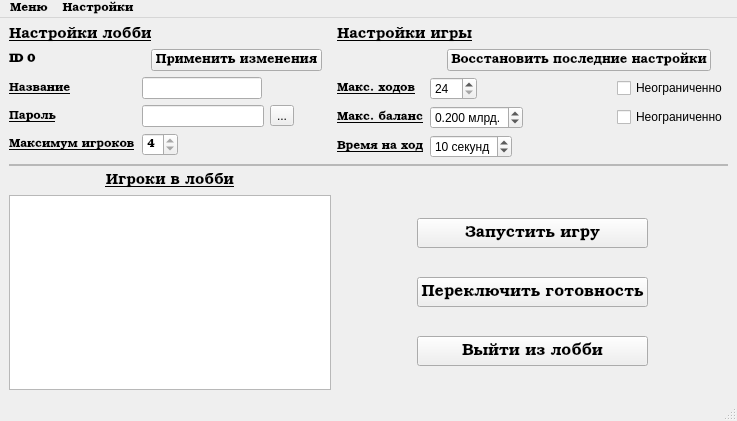
<?xml version="1.0" encoding="UTF-8"?>
<ui version="4.0">
 <class>LobbyWindow</class>
 <widget class="QMainWindow" name="LobbyWindow">
  <property name="geometry">
   <rect>
    <x>0</x>
    <y>0</y>
    <width>737</width>
    <height>421</height>
   </rect>
  </property>
  <property name="minimumSize">
   <size>
    <width>737</width>
    <height>421</height>
   </size>
  </property>
  <property name="maximumSize">
   <size>
    <width>788</width>
    <height>607</height>
   </size>
  </property>
  <property name="windowTitle">
   <string>Лобби</string>
  </property>
  <widget class="QWidget" name="glBaseGrid">
   <layout class="QGridLayout" name="gridLayout">
    <item row="0" column="1">
     <widget class="QLabel" name="lGameSettings">
      <property name="sizePolicy">
       <sizepolicy hsizetype="Preferred" vsizetype="Fixed">
        <horstretch>0</horstretch>
        <verstretch>0</verstretch>
       </sizepolicy>
      </property>
      <property name="font">
       <font>
        <family>Bookman Old Style</family>
        <pointsize>11</pointsize>
        <italic>false</italic>
        <bold>false</bold>
        <underline>true</underline>
        <strikeout>false</strikeout>
       </font>
      </property>
      <property name="text">
       <string>Настройки игры</string>
      </property>
     </widget>
    </item>
    <item row="0" column="0">
     <widget class="QLabel" name="lLobbySettings">
      <property name="sizePolicy">
       <sizepolicy hsizetype="Preferred" vsizetype="Fixed">
        <horstretch>0</horstretch>
        <verstretch>0</verstretch>
       </sizepolicy>
      </property>
      <property name="font">
       <font>
        <family>Bookman Old Style</family>
        <pointsize>11</pointsize>
        <bold>false</bold>
        <underline>true</underline>
       </font>
      </property>
      <property name="text">
       <string>Настройки лобби</string>
      </property>
     </widget>
    </item>
    <item row="2" column="0" colspan="2">
     <widget class="Line" name="line">
      <property name="lineWidth">
       <number>0</number>
      </property>
      <property name="midLineWidth">
       <number>2</number>
      </property>
      <property name="orientation">
       <enum>Qt::Horizontal</enum>
      </property>
     </widget>
    </item>
    <item row="1" column="1">
     <layout class="QGridLayout" name="glRightSettings">
      <item row="2" column="1">
       <layout class="QHBoxLayout" name="hlRow2_2">
        <item>
         <widget class="QDoubleSpinBox" name="dsbMaxBalance">
          <property name="suffix">
           <string> млрд.</string>
          </property>
          <property name="decimals">
           <number>3</number>
          </property>
          <property name="minimum">
           <double>0.010000000000000</double>
          </property>
          <property name="maximum">
           <double>2.000000000000000</double>
          </property>
          <property name="singleStep">
           <double>0.050000000000000</double>
          </property>
          <property name="value">
           <double>0.200000000000000</double>
          </property>
         </widget>
        </item>
        <item>
         <spacer name="horizontalSpacer_10">
          <property name="orientation">
           <enum>Qt::Horizontal</enum>
          </property>
          <property name="sizeHint" stdset="0">
           <size>
            <width>40</width>
            <height>20</height>
           </size>
          </property>
         </spacer>
        </item>
        <item>
         <widget class="QCheckBox" name="chbIsBalanceInfinite">
          <property name="text">
           <string>Неограниченно</string>
          </property>
         </widget>
        </item>
       </layout>
      </item>
      <item row="1" column="0">
       <widget class="QLabel" name="lMaxTurnsConst">
        <property name="font">
         <font>
          <family>Bookman Old Style</family>
          <underline>true</underline>
         </font>
        </property>
        <property name="text">
         <string>Макс. ходов</string>
        </property>
       </widget>
      </item>
      <item row="1" column="1">
       <layout class="QHBoxLayout" name="hlRow1_2">
        <item>
         <widget class="QSpinBox" name="sbMaxTurns">
          <property name="minimum">
           <number>24</number>
          </property>
          <property name="maximum">
           <number>128</number>
          </property>
         </widget>
        </item>
        <item>
         <spacer name="horizontalSpacer_8">
          <property name="orientation">
           <enum>Qt::Horizontal</enum>
          </property>
          <property name="sizeHint" stdset="0">
           <size>
            <width>40</width>
            <height>20</height>
           </size>
          </property>
         </spacer>
        </item>
        <item>
         <widget class="QCheckBox" name="chbAreTurnsInfinite">
          <property name="text">
           <string>Неограниченно</string>
          </property>
         </widget>
        </item>
       </layout>
      </item>
      <item row="3" column="0">
       <widget class="QLabel" name="lTurnTimeConst">
        <property name="font">
         <font>
          <family>Bookman Old Style</family>
          <underline>true</underline>
         </font>
        </property>
        <property name="text">
         <string>Время на ход</string>
        </property>
       </widget>
      </item>
      <item row="0" column="0">
       <widget class="QLabel" name="lSpacerConst">
        <property name="sizePolicy">
         <sizepolicy hsizetype="Preferred" vsizetype="Fixed">
          <horstretch>0</horstretch>
          <verstretch>0</verstretch>
         </sizepolicy>
        </property>
        <property name="text">
         <string/>
        </property>
       </widget>
      </item>
      <item row="3" column="1">
       <layout class="QHBoxLayout" name="hlRow3_2">
        <item>
         <widget class="QSpinBox" name="sbTurnTime">
          <property name="suffix">
           <string> секунд</string>
          </property>
          <property name="prefix">
           <string/>
          </property>
          <property name="minimum">
           <number>8</number>
          </property>
          <property name="maximum">
           <number>15</number>
          </property>
          <property name="value">
           <number>10</number>
          </property>
         </widget>
        </item>
        <item>
         <spacer name="horizontalSpacer_12">
          <property name="orientation">
           <enum>Qt::Horizontal</enum>
          </property>
          <property name="sizeHint" stdset="0">
           <size>
            <width>40</width>
            <height>20</height>
           </size>
          </property>
         </spacer>
        </item>
       </layout>
      </item>
      <item row="0" column="1">
       <layout class="QHBoxLayout" name="hlRow0_2">
        <item>
         <spacer name="horizontalSpacer_5">
          <property name="orientation">
           <enum>Qt::Horizontal</enum>
          </property>
          <property name="sizeHint" stdset="0">
           <size>
            <width>40</width>
            <height>20</height>
           </size>
          </property>
         </spacer>
        </item>
        <item>
         <widget class="QPushButton" name="bRestoreLastSettings">
          <property name="sizePolicy">
           <sizepolicy hsizetype="Expanding" vsizetype="Fixed">
            <horstretch>0</horstretch>
            <verstretch>0</verstretch>
           </sizepolicy>
          </property>
          <property name="font">
           <font>
            <family>Bookman Old Style</family>
            <pointsize>10</pointsize>
            <bold>false</bold>
           </font>
          </property>
          <property name="text">
           <string>Восстановить последние настройки</string>
          </property>
         </widget>
        </item>
        <item>
         <spacer name="horizontalSpacer_6">
          <property name="orientation">
           <enum>Qt::Horizontal</enum>
          </property>
          <property name="sizeHint" stdset="0">
           <size>
            <width>40</width>
            <height>20</height>
           </size>
          </property>
         </spacer>
        </item>
       </layout>
      </item>
      <item row="2" column="0">
       <widget class="QLabel" name="lMaxBalanceConst">
        <property name="font">
         <font>
          <family>Bookman Old Style</family>
          <underline>true</underline>
         </font>
        </property>
        <property name="text">
         <string>Макс. баланс</string>
        </property>
       </widget>
      </item>
     </layout>
    </item>
    <item row="1" column="0">
     <layout class="QGridLayout" name="glLeftSettings">
      <item row="1" column="0">
       <widget class="QLabel" name="lLobbyNameConst">
        <property name="font">
         <font>
          <family>Bookman Old Style</family>
          <underline>true</underline>
         </font>
        </property>
        <property name="text">
         <string>Название</string>
        </property>
       </widget>
      </item>
      <item row="1" column="1">
       <layout class="QHBoxLayout" name="hlRow1">
        <item>
         <widget class="QLineEdit" name="leLobbyName">
          <property name="font">
           <font>
            <family>Bookman Old Style</family>
           </font>
          </property>
          <property name="maxLength">
           <number>16</number>
          </property>
          <property name="readOnly">
           <bool>true</bool>
          </property>
         </widget>
        </item>
        <item>
         <spacer name="horizontalSpacer_9">
          <property name="orientation">
           <enum>Qt::Horizontal</enum>
          </property>
          <property name="sizeHint" stdset="0">
           <size>
            <width>40</width>
            <height>20</height>
           </size>
          </property>
         </spacer>
        </item>
        <item>
         <spacer name="horizontalSpacer_7">
          <property name="orientation">
           <enum>Qt::Horizontal</enum>
          </property>
          <property name="sizeHint" stdset="0">
           <size>
            <width>40</width>
            <height>20</height>
           </size>
          </property>
         </spacer>
        </item>
       </layout>
      </item>
      <item row="0" column="0">
       <widget class="QLabel" name="lLobbyUniqueId">
        <property name="sizePolicy">
         <sizepolicy hsizetype="Preferred" vsizetype="Fixed">
          <horstretch>0</horstretch>
          <verstretch>0</verstretch>
         </sizepolicy>
        </property>
        <property name="font">
         <font>
          <family>Bookman Old Style</family>
          <pointsize>9</pointsize>
          <bold>true</bold>
         </font>
        </property>
        <property name="text">
         <string>ID 0</string>
        </property>
       </widget>
      </item>
      <item row="2" column="0">
       <widget class="QLabel" name="lPasswordConst">
        <property name="font">
         <font>
          <family>Bookman Old Style</family>
          <underline>true</underline>
         </font>
        </property>
        <property name="text">
         <string>Пароль</string>
        </property>
       </widget>
      </item>
      <item row="3" column="1">
       <layout class="QHBoxLayout" name="hlRow3">
        <item>
         <widget class="QSpinBox" name="sbMaxPlayers">
          <property name="font">
           <font>
            <family>Bookman Old Style</family>
           </font>
          </property>
          <property name="readOnly">
           <bool>true</bool>
          </property>
          <property name="minimum">
           <number>2</number>
          </property>
          <property name="maximum">
           <number>6</number>
          </property>
          <property name="value">
           <number>4</number>
          </property>
         </widget>
        </item>
        <item>
         <spacer name="horizontalSpacer_13">
          <property name="orientation">
           <enum>Qt::Horizontal</enum>
          </property>
          <property name="sizeHint" stdset="0">
           <size>
            <width>40</width>
            <height>20</height>
           </size>
          </property>
         </spacer>
        </item>
       </layout>
      </item>
      <item row="2" column="1">
       <layout class="QHBoxLayout" name="hlRow2">
        <item>
         <widget class="QLineEdit" name="lePassword">
          <property name="font">
           <font>
            <family>Bookman Old Style</family>
            <pointsize>9</pointsize>
           </font>
          </property>
          <property name="text">
           <string/>
          </property>
          <property name="maxLength">
           <number>5</number>
          </property>
          <property name="echoMode">
           <enum>QLineEdit::Password</enum>
          </property>
          <property name="readOnly">
           <bool>true</bool>
          </property>
         </widget>
        </item>
        <item>
         <widget class="QToolButton" name="tbShowPassword">
          <property name="text">
           <string>...</string>
          </property>
         </widget>
        </item>
        <item>
         <spacer name="horizontalSpacer_11">
          <property name="orientation">
           <enum>Qt::Horizontal</enum>
          </property>
          <property name="sizeHint" stdset="0">
           <size>
            <width>40</width>
            <height>20</height>
           </size>
          </property>
         </spacer>
        </item>
       </layout>
      </item>
      <item row="3" column="0">
       <widget class="QLabel" name="lMaxPlayersConst">
        <property name="font">
         <font>
          <family>Bookman Old Style</family>
          <underline>true</underline>
         </font>
        </property>
        <property name="text">
         <string>Максимум игроков</string>
        </property>
       </widget>
      </item>
      <item row="0" column="1">
       <layout class="QHBoxLayout" name="hlRow0">
        <item>
         <spacer name="horizontalSpacer_3">
          <property name="orientation">
           <enum>Qt::Horizontal</enum>
          </property>
          <property name="sizeHint" stdset="0">
           <size>
            <width>40</width>
            <height>20</height>
           </size>
          </property>
         </spacer>
        </item>
        <item>
         <widget class="QPushButton" name="bApplySettings">
          <property name="sizePolicy">
           <sizepolicy hsizetype="Expanding" vsizetype="Fixed">
            <horstretch>0</horstretch>
            <verstretch>0</verstretch>
           </sizepolicy>
          </property>
          <property name="font">
           <font>
            <family>Bookman Old Style</family>
            <pointsize>10</pointsize>
            <bold>false</bold>
           </font>
          </property>
          <property name="text">
           <string>Применить изменения</string>
          </property>
         </widget>
        </item>
        <item>
         <spacer name="horizontalSpacer_4">
          <property name="orientation">
           <enum>Qt::Horizontal</enum>
          </property>
          <property name="sizeHint" stdset="0">
           <size>
            <width>40</width>
            <height>20</height>
           </size>
          </property>
         </spacer>
        </item>
       </layout>
      </item>
     </layout>
    </item>
    <item row="4" column="0">
     <widget class="QTableWidget" name="tUsers">
      <property name="sizePolicy">
       <sizepolicy hsizetype="MinimumExpanding" vsizetype="MinimumExpanding">
        <horstretch>0</horstretch>
        <verstretch>0</verstretch>
       </sizepolicy>
      </property>
      <property name="maximumSize">
       <size>
        <width>16777215</width>
        <height>250</height>
       </size>
      </property>
      <property name="font">
       <font>
        <family>Bookman Old Style</family>
        <pointsize>9</pointsize>
       </font>
      </property>
      <property name="editTriggers">
       <set>QAbstractItemView::NoEditTriggers</set>
      </property>
      <property name="alternatingRowColors">
       <bool>true</bool>
      </property>
      <property name="selectionMode">
       <enum>QAbstractItemView::NoSelection</enum>
      </property>
      <property name="selectionBehavior">
       <enum>QAbstractItemView::SelectRows</enum>
      </property>
      <attribute name="verticalHeaderVisible">
       <bool>false</bool>
      </attribute>
     </widget>
    </item>
    <item row="3" column="0">
     <widget class="QLabel" name="lUsersInLobby">
      <property name="maximumSize">
       <size>
        <width>16777215</width>
        <height>25</height>
       </size>
      </property>
      <property name="font">
       <font>
        <family>Bookman Old Style</family>
        <pointsize>11</pointsize>
        <bold>false</bold>
        <underline>true</underline>
        <strikeout>false</strikeout>
        <kerning>true</kerning>
       </font>
      </property>
      <property name="text">
       <string>Игроки в лобби</string>
      </property>
      <property name="alignment">
       <set>Qt::AlignCenter</set>
      </property>
     </widget>
    </item>
    <item row="4" column="1">
     <layout class="QHBoxLayout" name="horizontalLayout_3">
      <item>
       <spacer name="horizontalSpacer">
        <property name="orientation">
         <enum>Qt::Horizontal</enum>
        </property>
        <property name="sizeType">
         <enum>QSizePolicy::Fixed</enum>
        </property>
        <property name="sizeHint" stdset="0">
         <size>
          <width>80</width>
          <height>10</height>
         </size>
        </property>
       </spacer>
      </item>
      <item>
       <layout class="QVBoxLayout" name="verticalLayout_3">
        <item>
         <widget class="QPushButton" name="bStartGame">
          <property name="maximumSize">
           <size>
            <width>16777215</width>
            <height>30</height>
           </size>
          </property>
          <property name="font">
           <font>
            <family>Bookman Old Style</family>
            <pointsize>12</pointsize>
            <bold>false</bold>
           </font>
          </property>
          <property name="text">
           <string>Запустить игру</string>
          </property>
         </widget>
        </item>
        <item>
         <widget class="QPushButton" name="bToggleReady">
          <property name="maximumSize">
           <size>
            <width>16777215</width>
            <height>30</height>
           </size>
          </property>
          <property name="font">
           <font>
            <family>Bookman Old Style</family>
            <pointsize>12</pointsize>
            <bold>false</bold>
           </font>
          </property>
          <property name="text">
           <string>Переключить готовность</string>
          </property>
         </widget>
        </item>
        <item>
         <widget class="QPushButton" name="bLeaveLobby">
          <property name="maximumSize">
           <size>
            <width>16777215</width>
            <height>30</height>
           </size>
          </property>
          <property name="font">
           <font>
            <family>Bookman Old Style</family>
            <pointsize>12</pointsize>
            <bold>false</bold>
           </font>
          </property>
          <property name="text">
           <string>Выйти из лобби</string>
          </property>
         </widget>
        </item>
       </layout>
      </item>
      <item>
       <spacer name="horizontalSpacer_2">
        <property name="orientation">
         <enum>Qt::Horizontal</enum>
        </property>
        <property name="sizeType">
         <enum>QSizePolicy::Fixed</enum>
        </property>
        <property name="sizeHint" stdset="0">
         <size>
          <width>80</width>
          <height>10</height>
         </size>
        </property>
       </spacer>
      </item>
     </layout>
    </item>
   </layout>
  </widget>
  <widget class="QMenuBar" name="menubar">
   <property name="geometry">
    <rect>
     <x>0</x>
     <y>0</y>
     <width>737</width>
     <height>19</height>
    </rect>
   </property>
   <property name="font">
    <font>
     <family>Bookman Old Style</family>
    </font>
   </property>
   <widget class="QMenu" name="menu">
    <property name="font">
     <font>
      <family>Bookman Old Style</family>
     </font>
    </property>
    <property name="title">
     <string>Меню</string>
    </property>
    <addaction name="aLeaveLobby"/>
    <addaction name="aQuitApp"/>
   </widget>
   <widget class="QMenu" name="menuSettings">
    <property name="title">
     <string>Настройки</string>
    </property>
    <addaction name="aExportToFile"/>
    <addaction name="aImportFromFile"/>
    <addaction name="separator"/>
    <addaction name="aSetRankedSettings"/>
   </widget>
   <addaction name="menu"/>
   <addaction name="menuSettings"/>
  </widget>
  <widget class="QStatusBar" name="statusbar">
   <property name="font">
    <font>
     <family>Bookman Old Style</family>
    </font>
   </property>
  </widget>
  <action name="aLeaveLobby">
   <property name="text">
    <string>Выйти из лобби</string>
   </property>
   <property name="font">
    <font>
     <family>Bookman Old Style</family>
    </font>
   </property>
  </action>
  <action name="aQuitApp">
   <property name="text">
    <string>Выйти из приложения</string>
   </property>
   <property name="font">
    <font>
     <family>Bookman Old Style</family>
    </font>
   </property>
  </action>
  <action name="aExportToFile">
   <property name="text">
    <string>Экспорт настроек в файл</string>
   </property>
  </action>
  <action name="aImportFromFile">
   <property name="text">
    <string>Импорт настроек из файла</string>
   </property>
  </action>
  <action name="action_3">
   <property name="text">
    <string>Установить рейтинговые настройки</string>
   </property>
  </action>
  <action name="aSetRankedSettings">
   <property name="text">
    <string>Установить рейтинговые настройки</string>
   </property>
  </action>
 </widget>
 <resources/>
 <connections>
  <connection>
   <sender>bApplySettings</sender>
   <signal>clicked()</signal>
   <receiver>LobbyWindow</receiver>
   <slot>applySettings()</slot>
   <hints>
    <hint type="sourcelabel">
     <x>257</x>
     <y>64</y>
    </hint>
    <hint type="destinationlabel">
     <x>393</x>
     <y>303</y>
    </hint>
   </hints>
  </connection>
  <connection>
   <sender>bStartGame</sender>
   <signal>clicked()</signal>
   <receiver>LobbyWindow</receiver>
   <slot>startGame()</slot>
   <hints>
    <hint type="sourcelabel">
     <x>585</x>
     <y>363</y>
    </hint>
    <hint type="destinationlabel">
     <x>393</x>
     <y>303</y>
    </hint>
   </hints>
  </connection>
  <connection>
   <sender>bToggleReady</sender>
   <signal>clicked()</signal>
   <receiver>LobbyWindow</receiver>
   <slot>toggleReadyStatus()</slot>
   <hints>
    <hint type="sourcelabel">
     <x>585</x>
     <y>477</y>
    </hint>
    <hint type="destinationlabel">
     <x>393</x>
     <y>303</y>
    </hint>
   </hints>
  </connection>
  <connection>
   <sender>bLeaveLobby</sender>
   <signal>clicked()</signal>
   <receiver>LobbyWindow</receiver>
   <slot>leaveLobby()</slot>
   <hints>
    <hint type="sourcelabel">
     <x>585</x>
     <y>534</y>
    </hint>
    <hint type="destinationlabel">
     <x>393</x>
     <y>303</y>
    </hint>
   </hints>
  </connection>
  <connection>
   <sender>aLeaveLobby</sender>
   <signal>triggered()</signal>
   <receiver>LobbyWindow</receiver>
   <slot>leaveLobby()</slot>
   <hints>
    <hint type="sourcelabel">
     <x>-1</x>
     <y>-1</y>
    </hint>
    <hint type="destinationlabel">
     <x>393</x>
     <y>303</y>
    </hint>
   </hints>
  </connection>
  <connection>
   <sender>aQuitApp</sender>
   <signal>triggered()</signal>
   <receiver>LobbyWindow</receiver>
   <slot>quitApp()</slot>
   <hints>
    <hint type="sourcelabel">
     <x>-1</x>
     <y>-1</y>
    </hint>
    <hint type="destinationlabel">
     <x>393</x>
     <y>303</y>
    </hint>
   </hints>
  </connection>
  <connection>
   <sender>leLobbyName</sender>
   <signal>textChanged(QString)</signal>
   <receiver>LobbyWindow</receiver>
   <slot>settingsChangesDetected()</slot>
   <hints>
    <hint type="sourcelabel">
     <x>195</x>
     <y>95</y>
    </hint>
    <hint type="destinationlabel">
     <x>368</x>
     <y>210</y>
    </hint>
   </hints>
  </connection>
  <connection>
   <sender>lePassword</sender>
   <signal>textChanged(QString)</signal>
   <receiver>LobbyWindow</receiver>
   <slot>settingsChangesDetected()</slot>
   <hints>
    <hint type="sourcelabel">
     <x>195</x>
     <y>127</y>
    </hint>
    <hint type="destinationlabel">
     <x>368</x>
     <y>210</y>
    </hint>
   </hints>
  </connection>
  <connection>
   <sender>sbMaxPlayers</sender>
   <signal>valueChanged(int)</signal>
   <receiver>LobbyWindow</receiver>
   <slot>settingsChangesDetected()</slot>
   <hints>
    <hint type="sourcelabel">
     <x>150</x>
     <y>159</y>
    </hint>
    <hint type="destinationlabel">
     <x>368</x>
     <y>210</y>
    </hint>
   </hints>
  </connection>
  <connection>
   <sender>sbMaxTurns</sender>
   <signal>valueChanged(int)</signal>
   <receiver>LobbyWindow</receiver>
   <slot>settingsChangesDetected()</slot>
   <hints>
    <hint type="sourcelabel">
     <x>454</x>
     <y>93</y>
    </hint>
    <hint type="destinationlabel">
     <x>368</x>
     <y>210</y>
    </hint>
   </hints>
  </connection>
  <connection>
   <sender>dsbMaxBalance</sender>
   <signal>valueChanged(double)</signal>
   <receiver>LobbyWindow</receiver>
   <slot>settingsChangesDetected()</slot>
   <hints>
    <hint type="sourcelabel">
     <x>476</x>
     <y>126</y>
    </hint>
    <hint type="destinationlabel">
     <x>368</x>
     <y>210</y>
    </hint>
   </hints>
  </connection>
  <connection>
   <sender>sbTurnTime</sender>
   <signal>valueChanged(int)</signal>
   <receiver>LobbyWindow</receiver>
   <slot>settingsChangesDetected()</slot>
   <hints>
    <hint type="sourcelabel">
     <x>471</x>
     <y>159</y>
    </hint>
    <hint type="destinationlabel">
     <x>368</x>
     <y>210</y>
    </hint>
   </hints>
  </connection>
  <connection>
   <sender>chbIsBalanceInfinite</sender>
   <signal>stateChanged(int)</signal>
   <receiver>LobbyWindow</receiver>
   <slot>settingsChangesDetected()</slot>
   <hints>
    <hint type="sourcelabel">
     <x>669</x>
     <y>125</y>
    </hint>
    <hint type="destinationlabel">
     <x>368</x>
     <y>210</y>
    </hint>
   </hints>
  </connection>
  <connection>
   <sender>chbAreTurnsInfinite</sender>
   <signal>stateChanged(int)</signal>
   <receiver>LobbyWindow</receiver>
   <slot>settingsChangesDetected()</slot>
   <hints>
    <hint type="sourcelabel">
     <x>669</x>
     <y>92</y>
    </hint>
    <hint type="destinationlabel">
     <x>368</x>
     <y>210</y>
    </hint>
   </hints>
  </connection>
  <connection>
   <sender>chbAreTurnsInfinite</sender>
   <signal>stateChanged(int)</signal>
   <receiver>LobbyWindow</receiver>
   <slot>toggleMaxTurnsAccessibility()</slot>
   <hints>
    <hint type="sourcelabel">
     <x>669</x>
     <y>92</y>
    </hint>
    <hint type="destinationlabel">
     <x>368</x>
     <y>210</y>
    </hint>
   </hints>
  </connection>
  <connection>
   <sender>chbIsBalanceInfinite</sender>
   <signal>stateChanged(int)</signal>
   <receiver>LobbyWindow</receiver>
   <slot>toggleMaxBalanceAccessibility()</slot>
   <hints>
    <hint type="sourcelabel">
     <x>669</x>
     <y>125</y>
    </hint>
    <hint type="destinationlabel">
     <x>368</x>
     <y>210</y>
    </hint>
   </hints>
  </connection>
  <connection>
   <sender>bRestoreLastSettings</sender>
   <signal>clicked()</signal>
   <receiver>LobbyWindow</receiver>
   <slot>restoreLastSettings()</slot>
   <hints>
    <hint type="sourcelabel">
     <x>578</x>
     <y>64</y>
    </hint>
    <hint type="destinationlabel">
     <x>368</x>
     <y>210</y>
    </hint>
   </hints>
  </connection>
  <connection>
   <sender>aExportToFile</sender>
   <signal>triggered()</signal>
   <receiver>LobbyWindow</receiver>
   <slot>exportSettingsToFile()</slot>
   <hints>
    <hint type="sourcelabel">
     <x>-1</x>
     <y>-1</y>
    </hint>
    <hint type="destinationlabel">
     <x>368</x>
     <y>210</y>
    </hint>
   </hints>
  </connection>
  <connection>
   <sender>aImportFromFile</sender>
   <signal>triggered()</signal>
   <receiver>LobbyWindow</receiver>
   <slot>importSettingsFromFile()</slot>
   <hints>
    <hint type="sourcelabel">
     <x>-1</x>
     <y>-1</y>
    </hint>
    <hint type="destinationlabel">
     <x>368</x>
     <y>210</y>
    </hint>
   </hints>
  </connection>
  <connection>
   <sender>aSetRankedSettings</sender>
   <signal>triggered()</signal>
   <receiver>LobbyWindow</receiver>
   <slot>applyRankedSettings()</slot>
   <hints>
    <hint type="sourcelabel">
     <x>-1</x>
     <y>-1</y>
    </hint>
    <hint type="destinationlabel">
     <x>368</x>
     <y>210</y>
    </hint>
   </hints>
  </connection>
  <connection>
   <sender>tUsers</sender>
   <signal>itemActivated(QTableWidgetItem*)</signal>
   <receiver>LobbyWindow</receiver>
   <slot>reactToUserSelect(QTableWidgetItem*)</slot>
   <hints>
    <hint type="sourcelabel">
     <x>173</x>
     <y>302</y>
    </hint>
    <hint type="destinationlabel">
     <x>368</x>
     <y>210</y>
    </hint>
   </hints>
  </connection>
  <connection>
   <sender>tbShowPassword</sender>
   <signal>clicked()</signal>
   <receiver>LobbyWindow</receiver>
   <slot>togglePasswordLineEditEcho()</slot>
   <hints>
    <hint type="sourcelabel">
     <x>275</x>
     <y>129</y>
    </hint>
    <hint type="destinationlabel">
     <x>368</x>
     <y>210</y>
    </hint>
   </hints>
  </connection>
 </connections>
 <slots>
  <slot>toggleLobbyVision()</slot>
  <slot>startGame()</slot>
  <slot>leaveLobby()</slot>
  <slot>toggleReadyStatus()</slot>
  <slot>quitApp()</slot>
  <slot>applySettings()</slot>
  <slot>settingsChangesDetected()</slot>
  <slot>toggleMaxTurnsAccessibility()</slot>
  <slot>toggleMaxBalanceAccessibility()</slot>
  <slot>restoreLastSettings()</slot>
  <slot>applyRankedSettings()</slot>
  <slot>exportSettingsToFile()</slot>
  <slot>importSettingsFromFile()</slot>
  <slot>reactToUserSelect(QTableWidgetItem*)</slot>
  <slot>togglePasswordLineEditEcho()</slot>
 </slots>
</ui>
